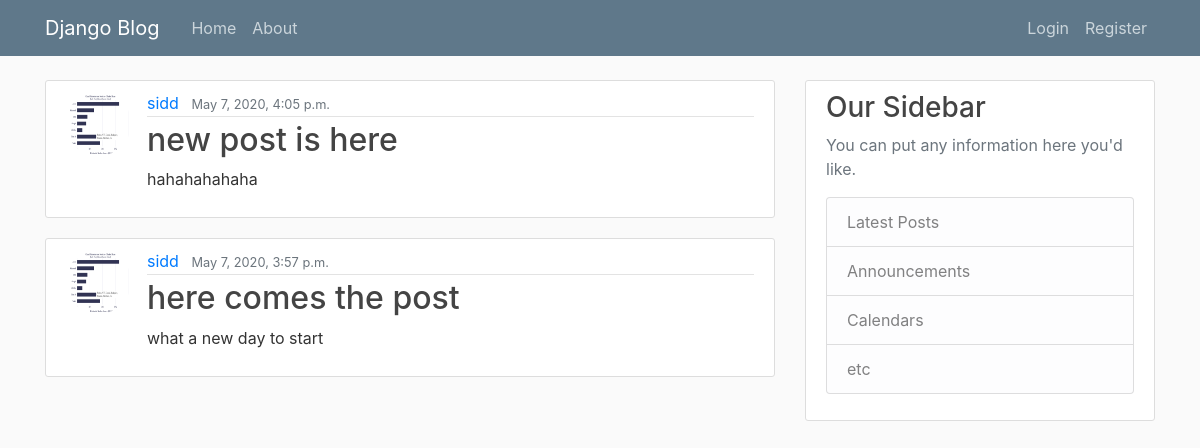
The page /blog/ on the database as committed earlier.
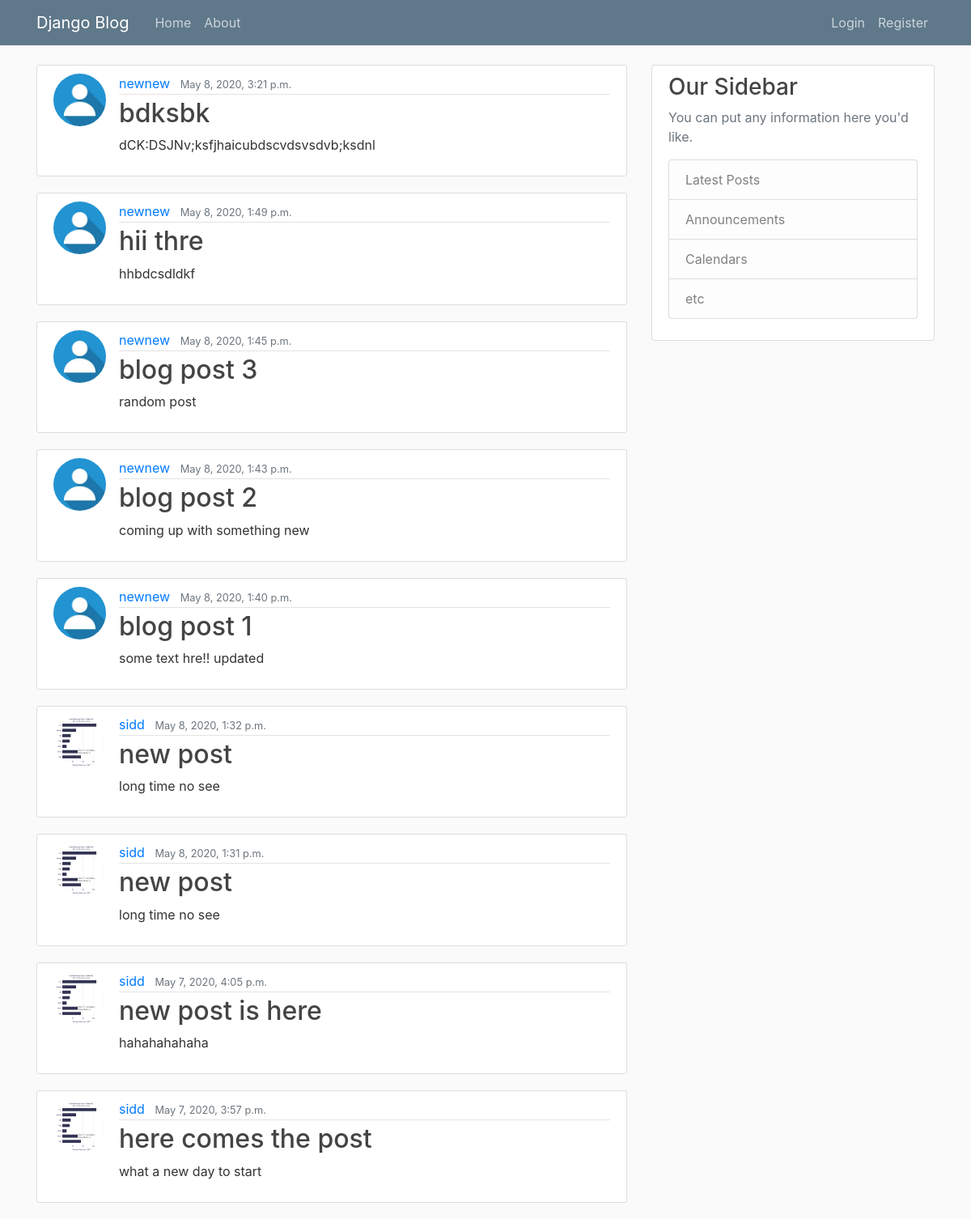
The same page on the database as committed later.
### blog/models.py (models this page shows, shortened)
class Post(models.Model):
    title = models.CharField(max_length=100)
    content = models.TextField()
    date = models.DateTimeField(default=timezone.now)
    author = models.ForeignKey(User,on_delete=models.CASCADE)

### users/models.py (models this page shows, shortened)
class Profile(models.Model):
    user = models.OneToOneField(User, on_delete=models.CASCADE)
    image = models.ImageField(default='default.jpeg',upload_to='profile_pics')

### blog/views.py (the view)
# urls.py: path('',PostListView.as_view(),name="blog_home"),
class PostListView(ListView):
    model = Post
    template_name= 'blog/home.html' # <app>/<model>_<viewtype>.html
    context_object_name = 'posts'
    ordering = ['-date']

### blog/templates/blog/home.html
{% extends "blog/base.html" %}
{% block content %}
    {% for post in posts %}
      <article class="media content-section">
        <img src="{{ post.author.profile.image.url }}" alt="profile pic" class="rounded-circle article-img">
        <div class="media-body">
          <div class="article-metadata">
            <a class="mr-2" href="#">{{ post.author }}</a>
            <small class="text-muted">{{ post.date }}</small>
          </div>
          <h2><a class="article-title" href="{% url 'post_detail' post.id %}">{{ post.title }}</a></h2>
          <p class="article-content">{{ post.content }}</p>
        </div>
      </article>
    {% endfor %}
{% endblock content %}

### blog/templates/blog/base.html (shortened to what this page needs)
{% load static %}
<!DOCTYPE html>
<html lang="en">
<head>
    <link rel="stylesheet" href="https://stackpath.bootstrapcdn.com/bootstrap/4.4.1/css/bootstrap.min.css">
    <link rel="stylesheet" href="{% static 'blog/main.css' %}">
</head>
<body>
    <header class="site-header">
        <nav class="navbar navbar-expand-md navbar-dark bg-steel fixed-top">
          <div class="container">
            <a class="navbar-brand mr-4" href="{% url 'blog_home'%}">Django Blog</a>
            <div class="collapse navbar-collapse" id="navbarToggle">
              <div class="navbar-nav mr-auto">
                <a class="nav-item nav-link" href="{% url 'blog_home'%}">Home</a>
                <a class="nav-item nav-link" href="{% url 'blog_about'%}">About</a>
              </div>
              <div class="navbar-nav">
                {% if user.is_authenticated %}
                  <a class="nav-item nav-link" href="{% url 'post_create' %}">New</a>
                  <a class="nav-item nav-link" href="{% url 'profile' %}">Profile</a>
                  <a class="nav-item nav-link" href="{% url 'logout' %}">Logout</a>
                {% else %}
                  <a class="nav-item nav-link" href="{% url 'login' %}">Login</a>
                  <a class="nav-item nav-link" href="{% url 'register' %}">Register</a>
                {% endif %}
              </div>
            </div>
          </div>
        </nav>
      </header>
    <main role="main" class="container">
        <div class="row">
          <div class="col-md-8">
            {% block content %}{% endblock %}
          </div>
          <div class="col-md-4">
            <div class="content-section">
              <h3>Our Sidebar</h3>
              <p class='text-muted'>You can put any information here you'd like.
                <ul class="list-group">
                  <li class="list-group-item list-group-item-light">Latest Posts</li>
                  <li class="list-group-item list-group-item-light">Announcements</li>
                  <li class="list-group-item list-group-item-light">Calendars</li>
                  <li class="list-group-item list-group-item-light">etc</li>
                </ul>
              </p>
            </div>
          </div>
        </div>
      </main>
</body>
</html>

### blog/static/blog/main.css (style rules this page uses)
body { background: #fafafa; color: #333333; margin-top: 5rem; }
h1, h2, h3, h4, h5, h6 { color: #444444; }
ul { margin: 0; }
.bg-steel { background-color: #5f788a; }
.site-header .navbar-nav .nav-link { color: #cbd5db; }
.content-section { background: #ffffff; padding: 10px 20px; border: 1px solid #dddddd; border-radius: 3px; margin-bottom: 20px; }
.article-title { color: #444444; }
.article-content { white-space: pre-line; }
.article-img { height: 65px; width: 65px; margin-right: 16px; }
.article-metadata { padding-bottom: 1px; margin-bottom: 4px; border-bottom: 1px solid #e3e3e3 }

Rows that differ between the two databases and show on the page:
added Post: author.profile.image (placeholder picture), author "newnew", date "May 8, 2020, 3:21 p.m.", title "bdksbk", content "dCK:DSJNv;ksfjhaicubdscvdsvsdvb;ksdnl"
added Post: author.profile.image (placeholder picture), author "newnew", date "May 8, 2020, 1:49 p.m.", title "hii thre", content "hhbdcsdldkf"
added Post: author.profile.image (placeholder picture), author "newnew", date "May 8, 2020, 1:45 p.m.", title "blog post 3", content "random post"
added Post: author.profile.image (placeholder picture), author "newnew", date "May 8, 2020, 1:43 p.m.", title "blog post 2", content "coming up with something new"
added Post: author.profile.image (placeholder picture), author "newnew", date "May 8, 2020, 1:40 p.m.", title "blog post 1", content "some text hre!! updated"
added Post: author.profile.image (picture), author "sidd", date "May 8, 2020, 1:32 p.m.", title "new post", content "long time no see"
added Post: author.profile.image (picture), author "sidd", date "May 8, 2020, 1:31 p.m.", title "new post", content "long time no see"
